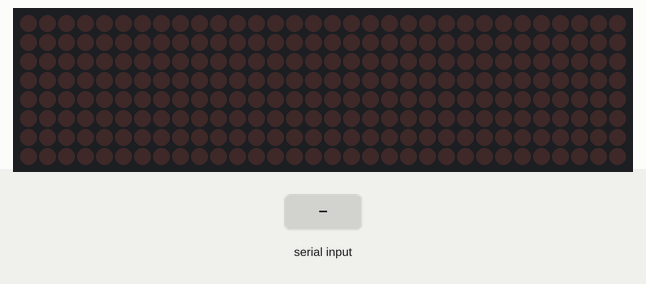
The sketch below on a simulated Arduino Uno, built with avr-gcc and run on an emulated ATmega328P. On the bench: 32×8 LED matrix. Inputs (shaded band) come from the test bench. What the sketch prints to the serial monitor is not drawn.

Above: at 1.2 s.
1.3 s: "1\n" received over Serial
At 2.1 s:
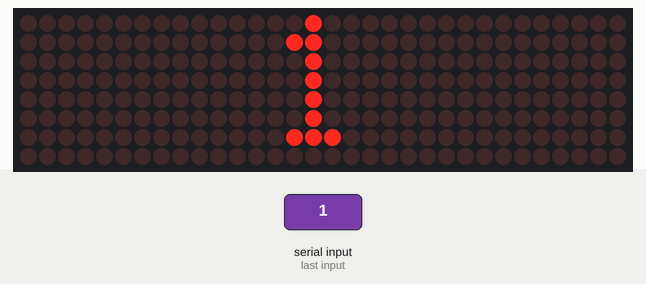
At 3.1 s:
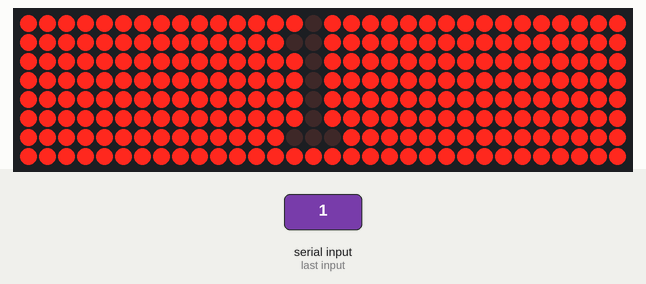
Timing chart, 0 to 4.6 s (numbered marks = the images above; inputs shaded):
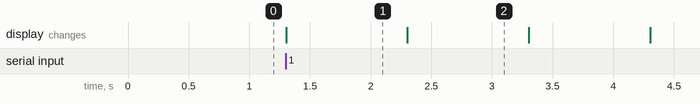

The sketch:

sketch.ino
```cpp
//  this module interacts with the hardware on lower level
#include <MD_MAX72xx.h>

//  this module helps to display patterns and animations easily
#include <MD_Parola.h>
#include <SPI.h>

//add the pin numbers to which you have connected your Dot Matrix unit
const byte clock_pin = 13 ;
const byte data_pin = 11 ;
const byte chip_select_pin = 10 ;

const byte max_devices = 4;

// the data variable will hold the string input entered in the serial monitor.
String data = "";

// creating an instance of MD_Parola class
MD_Parola matrix = MD_Parola(MD_MAX72XX::PAROLA_HW, chip_select_pin, max_devices);

void setup(){
  Serial.begin(9660);
  matrix.begin();  //  initialise the module
  matrix.displayClear();  //  clear, if there is anything
  Serial.println("Enter the text to display: ");
}

void loop(){

    //write code to create the effect

   if (Serial.available()){
      data = Serial.readStringUntil('\n');
    }
    else if (data != ""){
      matrix.setTextAlignment(PA_CENTER);
      matrix.setInvert(false);
      matrix.print(data);
      delay(1000);
      matrix.setInvert(true);
      matrix.print(data);
      delay(1000);
    }

}
```

Measured:
- after the input at 1.3 s, the display: changes at once (image 1)
- what the display in image 1 shows lasts 1.0 s, from 1.3 s to 2.3 s
